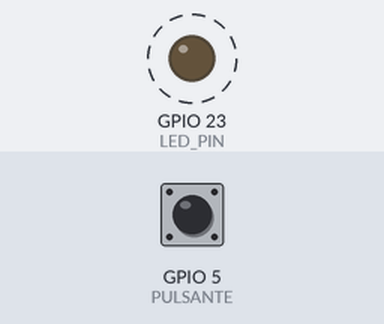
Recording of a sketch running on a simulated ESP32. Parts: output pins drawn as LEDs (lit = HIGH). Dashed ring = blinking. The inputs (shaded band) are chosen by the test bench; at power-on: GPIO 5 (PULSANTE) LOW. WiFi joins after 1.5 s; servers stay silent unless stated.

Above: at 1.7 s.
1.8 s: GPIO 5 (PULSANTE) pulled HIGH for 3.2 s
At 4.8 s:
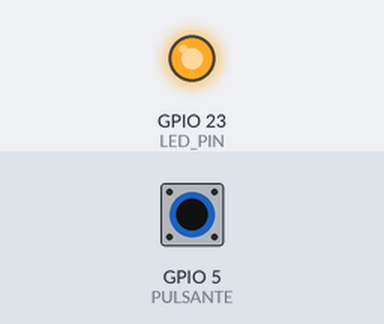
At 6.65 s:
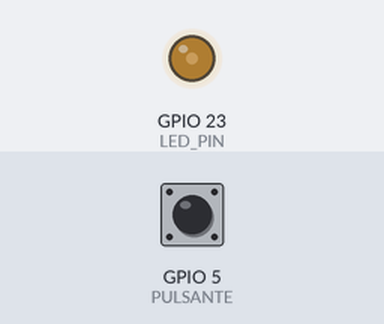
Timing chart, 0 to 17.0 s (numbered marks = the images above; inputs shaded):
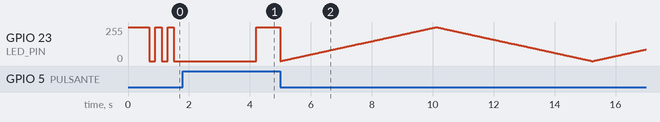

The sketch:

codice_Pocket_Lamp.ino
```cpp
#include <WiFi.h>   //https://www.arduino.cc/en/Reference/WiFi
#include <WiFiClient.h>
#include <BlynkSimpleEsp32.h>

#include <WebServer.h>    // WebServer locale. crea una pagina di configurazione della rete -> https://github.com/zhouhan0126/WebServer-esp32
#include <DNSServer.h>    //  DNS Server locale. mi serve per reindirizzare le richieste al WebServer locale -> https://github.com/zhouhan0126/DNSServer---esp32
#include <WiFiManager.h>  //  WiFiManager ->  https://github.com/zhouhan0126/WIFIMANAGER-ESP32

/********            BLYNK            **********/

//#define BLYNK_PRINT Serial // commentandlo disabilito il print sulla seriale di blynk

// RICORDA se lampada mittente ha VP_RICEZIONE = V5 e VP_invio = V6
// la lampada ricevente deve avere VP_RICEZIONE = V6 e VP_invio = V5
#define VP_RICEZIONE V5 // indica la porta virtuale di recezione notifica
#define VP_INVIO V6     // indica la porta virtuale d'invio notifica

// RICORDA se lampada mittente ha auth[] = "token1" e char esp32_slave[] = "token2"
// la lampada ricevente deve avere auth[] = "token2" e char esp32_slave[] = "token1"
 char auth[] = "AAAA";         //token Blynk propria lampada ( lampada mittente )
 char esp32_slave[] = "BBBB";  //token Blynk della lampada su cui avverrà la notifica ( lampada ricevente )


/********            WIFI MANAGER            **********/
WiFiManager wifiManager;

char ssid[] ="nome_access_point";  // nome ssid wifi lampada


/********            PWM SETTING            **********/

const int LED_PIN = 23;  // numero pin LED -> GPIO23

// impostazione PWM per del LED
const int FREQ = 5000;    // setto la frequenza 5000Hz
const int LED_CHANNEL = 0; // canale sul quale verrà generato il segnale che pilota il led
const int RESOLUTION = 8; // imposto la risoluzione ovvero 255


/********            PULSANTE            **********/

const int PULSANTE = 5; // numero pin PULSANTE (GPIO5)
int stato_pulsante = 0; // memorizzo lo stato attuale del pulsante 1 se premuto altrimenti 0

// variabili per debounce
unsigned long tempo_passato = 0;    // tempo trascorso da quando si preme il pulsante
const unsigned long DEBOUNCE_DELAY = 200; // tempo minimo per evitare errorei di debounce

// variabili calcolo tempo pressione pulsante
int start_pressione = 0;  // memorizzo lo stato passato del pulsante 1 se premuto altrimenti 0
unsigned long tempo_pressione_momentaneo = 0; // indica da quanto tempo sto tenendo premuto il pulsante

const unsigned long TEMPO_INVIO_NOTIFICA = 2000; // tempo pressione pulsante di attesa prima di invio notifica alla lampada del ricevente
const unsigned long TEMPO_NEW_WIFI = 30000; // tempo pressione pulsante di attesa prima di reset wifi

/********            dichiarazione funzioni            **********/

int anti_debounce();
int misuro_pressione();
void pulsazione_led();

void invia_notifica();
void spengo_notifica();

void impostawifi();
void blink_led_riconnetti();
void riconnetti();


////////////////////////////////////////////////////////////

void setup(){
  Serial.begin(115200); //imposto baud rate

  ///////////////////////////////// pulsante ///////////////
  pinMode(PULSANTE,INPUT_PULLDOWN); //imposto il pin del pulsante in ingresso e setto la resistenza pulldown interna

  //////////////////////////// LED PWM /////////////////
  // setto le caratteristiche del segnale e le assegno al canale 0
  ledcSetup(LED_CHANNEL, FREQ, RESOLUTION);

  // collego il canale 0 (su cui viene generato il segnale) alla gpio 23 (nella quale è collegato il LED)
  ledcAttachPin(LED_PIN, LED_CHANNEL);

  //////////////////////////// CONNESSIONE WIFI /////////////////

  ledcWrite(LED_CHANNEL, 255); // led di controllo per il blynk di fine setup

  Blynk.config(auth); // abilito la connessione con il server di blynk

  //Blynk.begin(auth, "SSID", "password"); // questo comando mi permette di collegarmi subito alla rete wifi senza effettuare
                                           // i passaggi di configurazione del wifi tramite webpage
                                           // se usi questo metodo commenta "Blynk.config(auth);" e scommenta Blynk.begin(auth, "SSID", "password");
                                           // inserendo le credenziali giuste compila e carica tutto nell'esp

  delay(500);
  ledcWrite(LED_CHANNEL, 0);

}


///////////////////////////////////////////// FUNZIONI ////////////////////////////////


/**
 * @descrizione  Questa funzione svolge un controllo di debounce sul pulsante
 * @parametro  //
 * @return 1 ( se pulsante premuto correttamente) , 0 ( bounce )
 */
int anti_debounce(){

  if (digitalRead(PULSANTE)){
    if ( ( millis() - tempo_passato ) > DEBOUNCE_DELAY ){
      tempo_passato = millis();
      return 1;
    }
  }
  return 0;
}

/**
 * @descrizione  calcola il tempo di pressione del pulsante
 * @parametro  //
 * @return     >0 quando il pulsante viene rilasciato e indica il tempo di pressione
 *              0 se il pulsante viene premuto per un tempo < a TEMPO_INVIO_NOTIFICA o TEMPO_NEW_WIFI o se pulsante non viene rilasciato
 *             -1 se il pulsante viene premuto per un tempo >= TEMPO_INVIO_NOTIFICA ma < TEMPO_NEW_WIFI
 *             -2 se il pulsante viene premuto per un tempo >= TEMPO_NEW_WIFI
 */
int misuro_pressione(){

  if ((start_pressione == 0) && (digitalRead(PULSANTE)) == 1) {
    start_pressione = 1;
    tempo_pressione_momentaneo = millis();

  }

  if ((start_pressione == 1) && ((digitalRead(PULSANTE)) == 0)) {
    start_pressione = 0;

    return(millis() - tempo_pressione_momentaneo);

  }
  // se il pusante resta premuto per un tempo superiore a TEMPO_NEW_WIFI chiamo la funzione per l'avvio dela webpage di modifica rete
  if((millis() - tempo_pressione_momentaneo) >= TEMPO_NEW_WIFI){
    //impostawifi();
    return -2;

  }

  else if ((millis() - tempo_pressione_momentaneo) >= TEMPO_INVIO_NOTIFICA){
    return -1;
  }

  return 0;
}

/**
 * @descrizione  svolge una serie di cicli pwm ( spento --> acceso  ) x cicli_pulsazione
 * @parametro  //
 * @return     //
 */
void pulsazione_led(){

  int ciclo_pulsazione = 0;   //contatore numero ciclo
  int cicli_pulsazione = 2;   // numero cicli max
  int speed_pulsazuine = 20;  // velocità di esecuzione
  int val_pwm;
  do{
    for( val_pwm = 0; val_pwm <= 255; val_pwm++){   // incremetno pwm
      // changing the LED brightness with PWM
      ledcWrite(LED_CHANNEL, val_pwm);
      delay(speed_pulsazuine);

    }

    // decrease the LED brightness
    for( val_pwm = 255; val_pwm >= 0; val_pwm--){   // decremento pwm
      // changing the LED brightness with PWM
      ledcWrite(LED_CHANNEL, val_pwm);
      delay(speed_pulsazuine);

    }
   ciclo_pulsazione++;
   }while(ciclo_pulsazione < cicli_pulsazione);
}

////////////////////////////////// FUNIZONI BLYNK ///////////////////////////////////////////

// imposto la porta virtuale di bridge tra la lampada e il server di blynk
WidgetBridge bridge1(V1);

// imposto il token di autorizzazione della lampada ricevente necessario per controllare tale lampada
BLYNK_CONNECTED() {
  bridge1.setAuthToken(esp32_slave);
}

/**
 * @descrizione ricevo notifica dalla lampada mittente, eseguo una pulsazione del led e lo mantengo acceso
 *              se non ricevo notifica lascio il led spento
 *
 * @parametro   VP_RICEZIONE corrisponde al pin virtuale
 * @return     //
 */
BLYNK_WRITE(VP_RICEZIONE) {
  int pinData = param.asInt();

  // la digitalRead(PULSANTE)) == 0 evita l'errore in cui l'utente sta inviando la notifica e contemporaneamente riceve una notifica
  if((digitalRead(PULSANTE)) == 0)
  {
    if ( pinData == HIGH ) {
      pulsazione_led();
      ledcWrite(LED_CHANNEL, 255);
    }
    else{
      ledcWrite(LED_CHANNEL, 0);
    }
  }

}

//////////////////////////////////////////// invio notifica //////////


/**
 * @descrizione  invia una notifica alla lampada ricevente solo se il pulsante viene premuto per un tempo >= a TEMPO_INVIO_NOTIFICA
 *               dopo di che effettuo una pulsazione del led
 * @parametro  //
 * @return     //
 */
void invia_notifica(){

  if(misuro_pressione() == -1 )
  {
    ledcWrite(LED_CHANNEL, 255);

    do{
      Blynk.run();  // serve per mantenere il sincronismo con blynk
    }while( misuro_pressione() <= 0); // mantengo un ciclo infinito fino a che non si rilascia il pulsante

     // **************************** INVIO NOTIFICA *************************************

    bridge1.virtualWrite(VP_INVIO, 1); // invia notifica a lampada ricevente
    pulsazione_led();
  }

}

//////////////////////////////////////////// spengo notifica ricevuta //////////
/**
 * @descrizione  spengo il led di ricevuta notifica
 *               se il pulsante non viene rilasciato resto all'interno di un ciclo infinito.
 * @parametro  //
 * @return     //
 */
void spengo_notifica(){
    ledcWrite(LED_CHANNEL, 0);
    do{
      delay(50);
    }while(digitalRead(PULSANTE) == 1);
}

///////////////////////////////// funzione wifi manager ///////////////////////////////
/**
 * @descrizione  avvio access point e la webpage  di riconfigurazione rete wifi
 * @parametro  //
 * @return     //
 */
void impostawifi(){

  int toggle_led=1;

  do{
    ledcWrite(LED_CHANNEL, 255);
    if(toggle_led==1){
      ledcWrite(LED_CHANNEL, 255);
    }
    else{
      ledcWrite(LED_CHANNEL, 0);
    }
    toggle_led=!toggle_led;

    delay(300);
  }while( misuro_pressione() <= 0); // loop infinito di blink fino a che non si rilascia il pulsante

  ledcWrite(LED_CHANNEL, 255);

  //reset settings - wipe credentials for testing
  //wifiManager.resetSettings();

  // avvio l'esp in access point e resto in attesa di una configurazione della rete wifi
  if(!wifiManager.startConfigPortal(ssid)){
      delay(2000);
      ESP.restart();
   }
   ESP.restart(); // effettua un reboot
}

/**
 * @descrizione  effettuo 3 blink veloci e una pausa lenta
 * @parametro  //
 * @return     //
 */
void blink_led_riconnetti(){

  int  conta_ciclo_led=0;
  for(conta_ciclo_led=0;conta_ciclo_led<3;conta_ciclo_led++)
  {
    ledcWrite(LED_CHANNEL, 255);
    delay(200);              // aspetta un secondo
    ledcWrite(LED_CHANNEL, 0);
    delay(200);
  }
  delay(500);
}

/**
 * @descrizione  effettuo un'attesa infinita di riconnessione alla rete wifi in memoria, fino a quando la connessione non è ristabilita.
 *               Oppure se tengo premuto il pulsante per un tempo >= TEMPO_NEW_WIFI chiamo la funzione di riconfigurazione wifi.
 * @parametro  //
 * @return     //
 */
void riconnetti() {
    WiFi.mode(WIFI_STA);  // setto l'esp32 come client
    WiFi.begin();
    while (WiFi.status() != WL_CONNECTED) {  // verifico che sono disconnesso
        //delay(500); // abilitarlo nel caso si tolga "blink_led_riconnetti();"
        blink_led_riconnetti();
        if(( anti_debounce() == 1) && (misuro_pressione() == -2))
        {
          impostawifi();
        }
    }
}
///////////////////////////////////////////////

void loop(){

  // controllo se sono connesso alla rete wifi
  if(WiFi.status() != WL_CONNECTED){
    riconnetti();
  }

 else{

   Blynk.run();  // funzione necessaria per usare blynk

   if ((digitalRead(LED_PIN) == 0) && (( anti_debounce() == 1) || (start_pressione == 1)) ){
      invia_notifica();
   }

   if ((digitalRead(LED_PIN) == 1) && (anti_debounce() == 1) && (start_pressione == 0) ){
      spengo_notifica();
   }

 }

}
```
